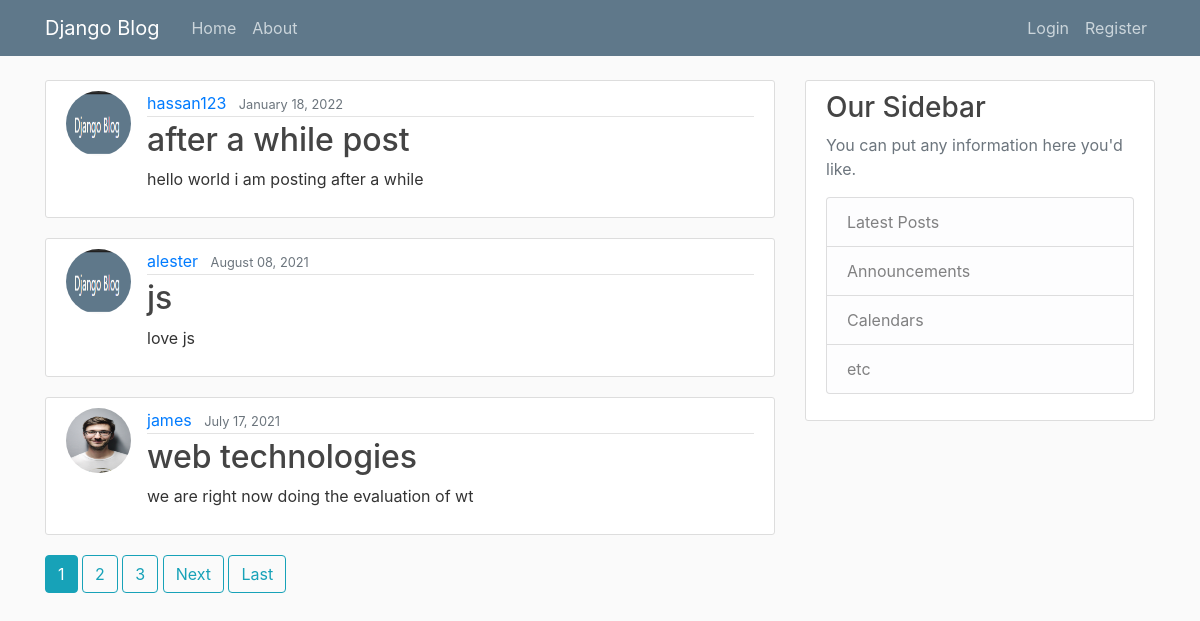
The page / on the database its author committed.
### blog/models.py (models this page shows, shortened)
class Post(models.Model):
    title = models.CharField(max_length=100)
    content = models.TextField()
    date_posted = models.DateTimeField(default=timezone.now)
    author = models.ForeignKey(User,on_delete=models.CASCADE)

### users/models.py (models this page shows, shortened)
class Profile(models.Model):
    user = models.OneToOneField(User,on_delete=models.CASCADE)
    image = models.ImageField(default = "default.png",upload_to="profile_pics")

### blog/views.py (the view)
# urls.py: path('',PostListView.as_view(),name="home"),
class PostListView(ListView):
    model = Post
    template_name = "blog/home.html"
    context_object_name = "posts"
    ordering = ['-date_posted']
    paginate_by = 3

### blog/templates/blog/home.html (shortened to what this page needs)
{% extends "blog/base.html" %}
{% block content %}
    {% for post in posts %}
        <article class="media content-section">
          <img class="rounded-circle article-img" src="{{ post.author.profile.image.url }}" alt="">
          <div class="media-body">
            <div class="article-metadata">
              <a class="mr-2" href="{% url 'blog:user-post' post.author.username %}">
                {{ post.author }}
              </a>
              <small class="text-muted">
                {{ post.date_posted|date:'F d, Y' }}
              </small>
            </div>
            <h2><a class="article-title" href="{% url 'blog:post-detail' post.pk %}">{{ post.title }}</a></h2>
            <p class="article-content">{{ post.content }}</p>
          </div>
        </article>
    {% endfor %}
     {% if is_paginated %}
        {% for num in page_obj.paginator.page_range %}
          {% if page_obj.number == num %}
            <a href="?page={{num}}" class="btn btn-info mb-4">{{num}}</a>
          {% elif num > page_obj.number|add:'-3' and num < page_obj.number|add:'3'%}
          <a href="?page={{num}}" class="btn btn-outline-info mb-4">{{num}}</a>
          {% endif %}
        {% endfor %}
        {% if page_obj.has_next %}
        <a class="btn btn-outline-info mb-4" href="?page={{page_obj.next_page_number}}">Next</a>
        <a class="btn btn-outline-info mb-4" href="?page={{ page_obj.paginator.num_pages }}">Last</a>
      {% endif %}
     {% endif %}
{% endblock content %}

### blog/templates/blog/base.html (shortened to what this page needs)
{% load static %}
<!DOCTYPE html>
<html>
<head>
    <link rel="stylesheet" href="{% static 'blog/bootstrap.min.css' %}" type="text/css">
    <link rel="stylesheet" type="text/css" href="{% static 'blog/main.css' %}">
</head>
<body>
    <header class="site-header">
      <nav class="navbar navbar-expand-md navbar-dark bg-steel fixed-top">
        <div class="container">
          <a class="navbar-brand mr-4" href="{% url 'blog:home' %}">Django Blog</a>
          <div class="collapse navbar-collapse" id="navbarToggle">
            <div class="navbar-nav mr-auto">
              <a class="nav-item nav-link" href="{% url 'blog:home' %}">Home</a>
              <a class="nav-item nav-link" href="">About</a>
            </div>
            <div class="navbar-nav">
              {% if user.is_authenticated %}
              <a class="nav-item nav-link" href="{% url 'profile' %}">Profile</a>
              <a class="nav-item nav-link" href="{% url 'blog:post-create' %}">Create Post</a>
              <a class="nav-item nav-link" href="{% url 'logout' %}">Logout</a>
              {% else %}
              <a class="nav-item nav-link" href="{% url 'login' %}">Login</a>
              <a class="nav-item nav-link" href="{% url 'register' %}">Register</a>
              {% endif %}
            </div>
          </div>
        </div>
      </nav>
    </header>
    <main role="main" class="container">
      <div class="row">
        <div class="col-md-8">
          {% block content %}{% endblock %}
        </div>
        <div class="col-md-4">
          <div class="content-section">
            <h3>Our Sidebar</h3>
            <p class='text-muted'>You can put any information here you'd like.
              <ul class="list-group">
                <li class="list-group-item list-group-item-light">Latest Posts</li>
                <li class="list-group-item list-group-item-light">Announcements</li>
                <li class="list-group-item list-group-item-light">Calendars</li>
                <li class="list-group-item list-group-item-light">etc</li>
              </ul>
            </p>
          </div>
        </div>
      </div>
    </main>
</body>
</html>

### blog/static/blog/main.css (style rules this page uses)
body { background: #fafafa; color: #333333; margin-top: 5rem; }
h1, h2, h3, h4, h5, h6 { color: #444444; }
ul { margin: 0; }
.bg-steel { background-color: #5f788a; }
.site-header .navbar-nav .nav-link { color: #cbd5db; }
.content-section { background: #ffffff; padding: 10px 20px; border: 1px solid #dddddd; border-radius: 3px; margin-bottom: 20px; }
.article-title { color: #444444; }
.article-content { white-space: pre-line; }
.article-img { height: 65px; width: 65px; margin-right: 16px; }
.article-metadata { padding-bottom: 1px; margin-bottom: 4px; border-bottom: 1px solid #e3e3e3 }

### rows shown on the page
Post: author.profile.image (placeholder picture), author "hassan123", date_posted "January 18, 2022", title "after a while post", content "hello world i am posting after a while"
Post: author.profile.image (placeholder picture), author "alester", date_posted "August 08, 2021", title "js", content "love js"
Post: author.profile.image (picture), author "james", date_posted "July 17, 2021", title "web technologies", content "we are right now doing the evaluation of wt"

### other values the page prints
{{ num }} "1"
{{ num }} "2" "3"
